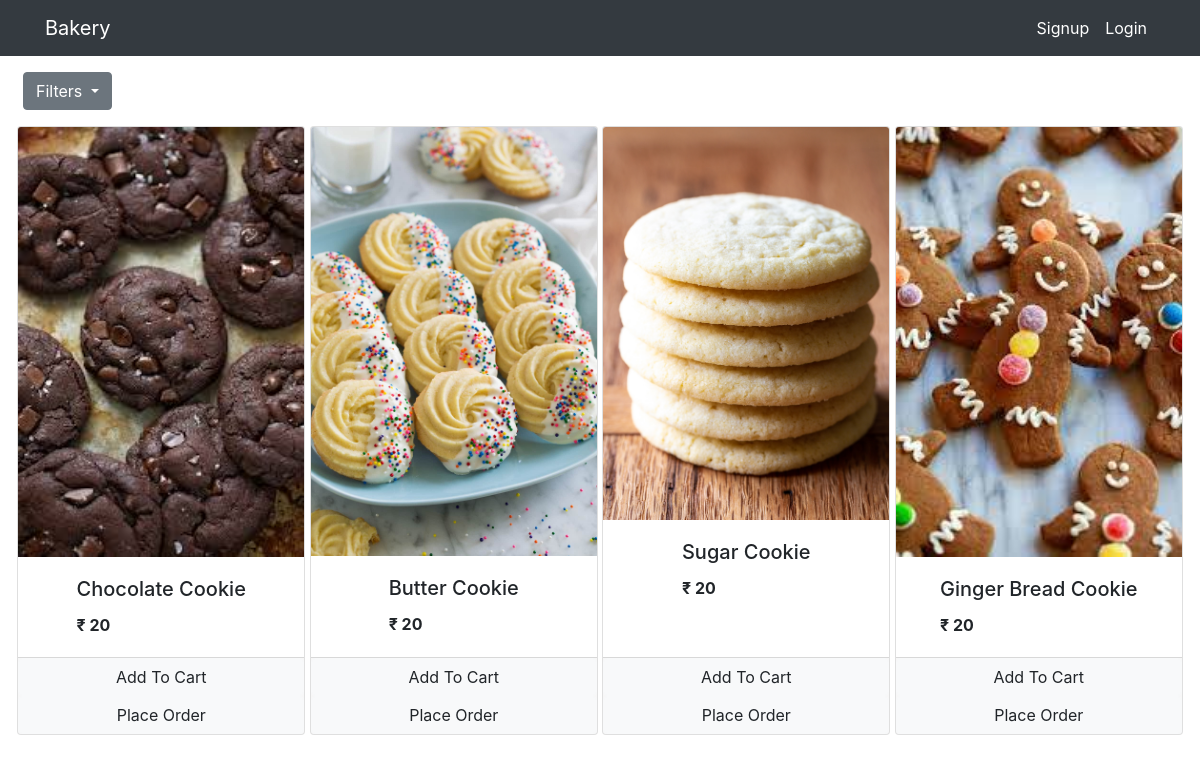
Screenshot of /?category=3 with the database file from the repository.
### Bakery/models.py (models this page shows, shortened)
class Product(models.Model):
    name = models.CharField(max_length=100, null=True)
    quantity = models.PositiveIntegerField(null=True)
    price = models.PositiveIntegerField(null=True)
    category = models.ForeignKey(Category, on_delete=models.CASCADE,default=1)
    image = models.ImageField(upload_to='uploads/products/', default='default_image.jpeg')
    @staticmethod
    def get_all_products_by_categoryid(category_id):
        if category_id:
    	       return Product.objects.filter(category = category_id)
        else:
            return Product.get_all_products()

### Bakery/Views/views.py (the view, shortened to what this page needs)
# urls.py: path('', views.Index.as_view(), name='Bakery-index'),
class Index(View):
	def get(self,request):
		cart = request.session.get('cart')
		if not cart:
			request.session['cart'] = {}
		products = None
		categories = models.Category.get_all_categories()
		categoryID = request.GET.get('category')
		if categoryID:
			products = models.Product.get_all_products_by_categoryid(categoryID)
		else:
			products = models.Product.get_all_products()
		data = {'products':products,'categories':categories}
		return render(request, 'Bakery/index.html', data)

### Bakery/models.py (called while the page is built)
    @staticmethod
    def get_all_categories():
        return Category.objects.all()

### Bakery/templatetags/cart.py (called while the page is built)
@register.filter(name='is_in_cart')
def is_in_cart(product  , cart):
    keys = cart.keys()
    for id in keys:
        if int(id) == product.id:
            return True
    return False;

### Bakery/templatetags/custom_filter.py (called while the page is built)
@register.filter(name='currency')
def currency(nunmber):
    return "₹ "+str(nunmber)

### templates/Bakery/index.html (shortened to what this page needs)
{%extends 'Partials/base.html'%}
{%block content%}
{% load cart%}
{% load custom_filter%}
<div class="container-fluid">
	<div>
			<div class="dropdown mt-3 ml-2">
			  <button class="btn btn-secondary dropdown-toggle" type="button" id="dropdownMenuButton" data-toggle="dropdown" aria-expanded="false">
			    Filters
			  </button>
			</div>
			<div id ="products" class=" mx-auto">
				<div class="row mx-auto mt-3">
					{%for product in products%}
					<div class="card mx-auto mb-3" id={{product.id}} style="width: 18rem;">
						<img src="{{product.image.url}}" class="card-img-top" alt="Card image cap">
						<div class="card-body mx-auto">
							<h5 class="card-title">{{product.name}}</h5>
							<p class="card-text "><b>{{product.price|currency}}</b></p>
						</div>
						<div class="card-footer p-0 no-gutters">
						{% if product|is_in_cart:request.session.cart %}
						<div class="row no-gutters">
							<form action="/#{{product.id}}" class="col-2 " method="post">
								{% csrf_token %}
								<input hidden type="text" name='product' value='{{product.id}}'>
								<input hidden type="text" name='remove' value='True'>
								<input type="submit" value=" - " class="btn btn-block btn-light border-right">
							</form>
							<div class="text-center col">{{product|cart_quantity:request.session.cart}} in Cart</div>
							<form action="/#{{product.id}}" class="col-2 " method="post">
								{% csrf_token %}
								<input hidden type="text" name='product' value='{{product.id}}'>
								<input type="submit" value=" + " class="btn btn-block btn-light border-left">
							</form>
						</div>
						{% else %}
						<form action="/#{{product.id}}" method="POST" class="btn-block">
							<input type="submit" class="float-right btn btn-light  form-control"
								value="Add To Cart">
						</form>
						{% endif %}
							<a href="#" class="float-right btn btn-light form-control ">Place Order</a>
						</div>
					</div>
					{%endfor%}
				</div>
			</div>
	</div>
</div>
{%endblock%}

### rows the page displays
Product: image (picture), name "Chocolate Cookie", price "₹ 20"
Product: image (picture), name "Butter Cookie", price "₹ 20"
Product: image (picture), name "Sugar Cookie", price "₹ 20"
Product: image (picture), name "Ginger Bread Cookie", price "₹ 20"
